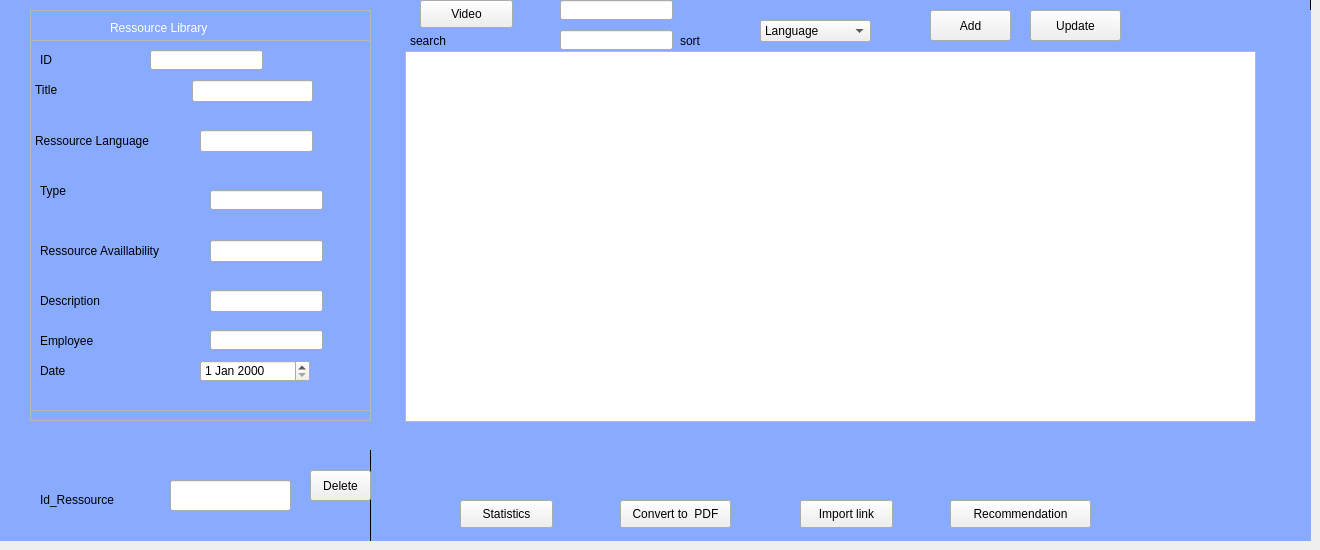
    <widget class="QWidget" name="tab">
     <attribute name="title">
      <string>Tab 1</string>
     </attribute>
     <widget class="QFrame" name="sidebarFrame">
      <property name="geometry">
       <rect>
        <x>0</x>
        <y>0</y>
        <width>1311</width>
        <height>541</height>
       </rect>
      </property>
      <property name="styleSheet">
       <string notr="true">#sidebarFrame {
background: #8af;
border: none;
border-right: 1px solid black;
}</string>
      </property>
      <property name="frameShape">
       <enum>QFrame::StyledPanel</enum>
      </property>
      <property name="frameShadow">
       <enum>QFrame::Raised</enum>
      </property>
      <widget class="QFrame" name="frame">
       <property name="geometry">
        <rect>
         <x>30</x>
         <y>10</y>
         <width>341</width>
         <height>411</height>
        </rect>
       </property>
       <property name="styleSheet">
        <string notr="true">QFrame.SidebarFrame {
border-top-left-radius: 10px;
border-top-right-radius: 10px;
border: 1px solid black;
background: qlineargradient(x1: 0, y1: 0, x2: 0, y2: 1,
stop: 0 #56a, stop: 0.1 #016);
}

</string>
       </property>
       <property name="frameShape">
        <enum>QFrame::StyledPanel</enum>
       </property>
       <property name="frameShadow">
        <enum>QFrame::Raised</enum>
       </property>
       <property name="class" stdset="0">
        <string>SidebarFrame</string>
       </property>
       <widget class="QLabel" name="label">
        <property name="geometry">
         <rect>
          <x>80</x>
          <y>10</y>
          <width>191</width>
          <height>16</height>
         </rect>
        </property>
        <property name="styleSheet">
         <string notr="true">QLabel { color: white; }</string>
        </property>
        <property name="text">
         <string>Ressource Library</string>
        </property>
       </widget>
       <widget class="QFrame" name="frame_3">
        <property name="geometry">
         <rect>
          <x>0</x>
          <y>30</y>
          <width>341</width>
          <height>371</height>
         </rect>
        </property>
        <property name="styleSheet">
         <string notr="true">QFrame.SidebarFrame QLabel {
color: white;
font-weight: bold;
}

QFrame.SidebarInnerFrame {
background: white;
border: none;
border-top: 1px solid black;
}</string>
        </property>
        <property name="frameShape">
         <enum>QFrame::StyledPanel</enum>
        </property>
        <property name="frameShadow">
         <enum>QFrame::Raised</enum>
        </property>
        <property name="class" stdset="0">
         <string>SidebarInnerFrame</string>
        </property>
        <widget class="QLineEdit" name="TITLE">
         <property name="geometry">
          <rect>
           <x>162</x>
           <y>40</y>
           <width>121</width>
           <height>22</height>
          </rect>
         </property>
        </widget>
        <widget class="QLabel" name="label_2">
         <property name="geometry">
          <rect>
           <x>5</x>
           <y>40</y>
           <width>121</width>
           <height>20</height>
          </rect>
         </property>
         <property name="palette">
          <palette>
           <active>
            <colorrole role="WindowText">
             <brush brushstyle="SolidPattern">
              <color alpha="255">
               <red>0</red>
               <green>0</green>
               <blue>0</blue>
              </color>
             </brush>
            </colorrole>
            <colorrole role="Text">
             <brush brushstyle="SolidPattern">
              <color alpha="255">
               <red>0</red>
               <green>0</green>
               <blue>0</blue>
              </color>
             </brush>
            </colorrole>
            <colorrole role="ButtonText">
             <brush brushstyle="SolidPattern">
              <color alpha="255">
               <red>0</red>
               <green>0</green>
               <blue>0</blue>
              </color>
             </brush>
            </colorrole>
            <colorrole role="PlaceholderText">
             <brush brushstyle="NoBrush">
              <color alpha="128">
               <red>0</red>
               <green>0</green>
               <blue>0</blue>
              </color>
             </brush>
            </colorrole>
           </active>
           <inactive>
            <colorrole role="WindowText">
             <brush brushstyle="SolidPattern">
              <color alpha="255">
               <red>0</red>
               <green>0</green>
               <blue>0</blue>
              </color>
             </brush>
            </colorrole>
            <colorrole role="Text">
             <brush brushstyle="SolidPattern">
              <color alpha="255">
               <red>0</red>
               <green>0</green>
               <blue>0</blue>
              </color>
             </brush>
            </colorrole>
            <colorrole role="ButtonText">
             <brush brushstyle="SolidPattern">
              <color alpha="255">
               <red>0</red>
               <green>0</green>
               <blue>0</blue>
              </color>
             </brush>
            </colorrole>
            <colorrole role="PlaceholderText">
             <brush brushstyle="NoBrush">
              <color alpha="128">
               <red>0</red>
               <green>0</green>
               <blue>0</blue>
              </color>
             </brush>
            </colorrole>
           </inactive>
           <disabled>
            <colorrole role="WindowText">
             <brush brushstyle="SolidPattern">
              <color alpha="255">
               <red>0</red>
               <green>0</green>
               <blue>0</blue>
              </color>
             </brush>
            </colorrole>
            <colorrole role="Text">
             <brush brushstyle="SolidPattern">
              <color alpha="255">
               <red>0</red>
               <green>0</green>
               <blue>0</blue>
              </color>
             </brush>
            </colorrole>
            <colorrole role="ButtonText">
             <brush brushstyle="SolidPattern">
              <color alpha="255">
               <red>0</red>
               <green>0</green>
               <blue>0</blue>
              </color>
             </brush>
            </colorrole>
            <colorrole role="PlaceholderText">
             <brush brushstyle="NoBrush">
              <color alpha="128">
               <red>0</red>
               <green>0</green>
               <blue>0</blue>
              </color>
             </brush>
            </colorrole>
           </disabled>
          </palette>
         </property>
         <property name="contextMenuPolicy">
          <enum>Qt::DefaultContextMenu</enum>
         </property>
         <property name="styleSheet">
          <string notr="true">QLabel { color: black; }</string>
         </property>
         <property name="text">
          <string>Title</string>
         </property>
        </widget>
        <widget class="QLineEdit" name="RLANGUAGE">
         <property name="geometry">
          <rect>
           <x>170</x>
           <y>90</y>
           <width>113</width>
           <height>22</height>
          </rect>
         </property>
        </widget>
        <widget class="QLabel" name="label_3">
         <property name="geometry">
          <rect>
           <x>5</x>
           <y>90</y>
           <width>151</width>
           <height>21</height>
          </rect>
         </property>
         <property name="styleSheet">
          <string notr="true">QLabel { color: black; }</string>
         </property>
         <property name="text">
          <string>Ressource Language</string>
         </property>
        </widget>
        <widget class="QLabel" name="label_4">
         <property name="geometry">
          <rect>
           <x>10</x>
           <y>320</y>
           <width>91</width>
           <height>21</height>
          </rect>
         </property>
         <property name="styleSheet">
          <string notr="true">QLabel { color: black; }</string>
         </property>
         <property name="text">
          <string>Date</string>
         </property>
        </widget>
        <widget class="QDateEdit" name="RDATE">
         <property name="geometry">
          <rect>
           <x>170</x>
           <y>320</y>
           <width>110</width>
           <height>22</height>
          </rect>
         </property>
        </widget>
        <widget class="QLabel" name="label_6">
         <property name="geometry">
          <rect>
           <x>10</x>
           <y>140</y>
           <width>101</width>
           <height>21</height>
          </rect>
         </property>
         <property name="styleSheet">
          <string notr="true">QLabel { color: black; }</string>
         </property>
         <property name="text">
          <string>Type</string>
         </property>
        </widget>
        <widget class="QLabel" name="label_9">
         <property name="geometry">
          <rect>
           <x>10</x>
           <y>190</y>
           <width>101</width>
           <height>16</height>
          </rect>
         </property>
         <property name="styleSheet">
          <string notr="true">QLabel { color: black; }</string>
         </property>
         <property name="text">
          <string/>
         </property>
        </widget>
        <widget class="QLabel" name="label_7">
         <property name="geometry">
          <rect>
           <x>10</x>
           <y>200</y>
           <width>151</width>
           <height>21</height>
          </rect>
         </property>
         <property name="styleSheet">
          <string notr="true">QLabel { color: black; }</string>
         </property>
         <property name="text">
          <string>Ressource Availlability </string>
         </property>
        </widget>
        <widget class="QLineEdit" name="RAVAILIBILITY">
         <property name="geometry">
          <rect>
           <x>180</x>
           <y>200</y>
           <width>113</width>
           <height>22</height>
          </rect>
         </property>
        </widget>
        <widget class="QLabel" name="label_12">
         <property name="geometry">
          <rect>
           <x>10</x>
           <y>250</y>
           <width>151</width>
           <height>21</height>
          </rect>
         </property>
         <property name="styleSheet">
          <string notr="true">QLabel { color: black; }</string>
         </property>
         <property name="text">
          <string>Description </string>
         </property>
        </widget>
        <widget class="QLineEdit" name="RDESCRIPTION">
         <property name="geometry">
          <rect>
           <x>180</x>
           <y>250</y>
           <width>113</width>
           <height>22</height>
          </rect>
         </property>
        </widget>
        <widget class="QLineEdit" name="RTYPE">
         <property name="geometry">
          <rect>
           <x>180</x>
           <y>150</y>
           <width>113</width>
           <height>20</height>
          </rect>
         </property>
        </widget>
        <widget class="QLabel" name="label_5">
         <property name="geometry">
          <rect>
           <x>10</x>
           <y>10</y>
           <width>121</width>
           <height>20</height>
          </rect>
         </property>
         <property name="palette">
          <palette>
           <active>
            <colorrole role="WindowText">
             <brush brushstyle="SolidPattern">
              <color alpha="255">
               <red>0</red>
               <green>0</green>
               <blue>0</blue>
              </color>
             </brush>
            </colorrole>
            <colorrole role="Text">
             <brush brushstyle="SolidPattern">
              <color alpha="255">
               <red>0</red>
               <green>0</green>
               <blue>0</blue>
              </color>
             </brush>
            </colorrole>
            <colorrole role="ButtonText">
             <brush brushstyle="SolidPattern">
              <color alpha="255">
               <red>0</red>
               <green>0</green>
               <blue>0</blue>
              </color>
             </brush>
            </colorrole>
            <colorrole role="PlaceholderText">
             <brush brushstyle="NoBrush">
              <color alpha="128">
               <red>0</red>
               <green>0</green>
               <blue>0</blue>
              </color>
             </brush>
            </colorrole>
           </active>
           <inactive>
            <colorrole role="WindowText">
             <brush brushstyle="SolidPattern">
              <color alpha="255">
               <red>0</red>
               <green>0</green>
               <blue>0</blue>
              </color>
             </brush>
            </colorrole>
            <colorrole role="Text">
             <brush brushstyle="SolidPattern">
              <color alpha="255">
               <red>0</red>
               <green>0</green>
               <blue>0</blue>
              </color>
             </brush>
            </colorrole>
            <colorrole role="ButtonText">
             <brush brushstyle="SolidPattern">
              <color alpha="255">
               <red>0</red>
               <green>0</green>
               <blue>0</blue>
              </color>
             </brush>
            </colorrole>
            <colorrole role="PlaceholderText">
             <brush brushstyle="NoBrush">
              <color alpha="128">
               <red>0</red>
               <green>0</green>
               <blue>0</blue>
              </color>
             </brush>
            </colorrole>
           </inactive>
           <disabled>
            <colorrole role="WindowText">
             <brush brushstyle="SolidPattern">
              <color alpha="255">
               <red>0</red>
               <green>0</green>
               <blue>0</blue>
              </color>
             </brush>
            </colorrole>
            <colorrole role="Text">
             <brush brushstyle="SolidPattern">
              <color alpha="255">
               <red>0</red>
               <green>0</green>
               <blue>0</blue>
              </color>
             </brush>
            </colorrole>
            <colorrole role="ButtonText">
             <brush brushstyle="SolidPattern">
              <color alpha="255">
               <red>0</red>
               <green>0</green>
               <blue>0</blue>
              </color>
             </brush>
            </colorrole>
            <colorrole role="PlaceholderText">
             <brush brushstyle="NoBrush">
              <color alpha="128">
               <red>0</red>
               <green>0</green>
               <blue>0</blue>
              </color>
             </brush>
            </colorrole>
           </disabled>
          </palette>
         </property>
         <property name="contextMenuPolicy">
          <enum>Qt::DefaultContextMenu</enum>
         </property>
         <property name="styleSheet">
          <string notr="true">QLabel { color: black; }</string>
         </property>
         <property name="text">
          <string>ID</string>
         </property>
        </widget>
        <widget class="QLineEdit" name="res">
         <property name="geometry">
          <rect>
           <x>120</x>
           <y>10</y>
           <width>113</width>
           <height>20</height>
          </rect>
         </property>
        </widget>
        <widget class="QLabel" name="label_13">
         <property name="geometry">
          <rect>
           <x>10</x>
           <y>290</y>
           <width>151</width>
           <height>21</height>
          </rect>
         </property>
         <property name="styleSheet">
          <string notr="true">QLabel { color: black; }</string>
         </property>
         <property name="text">
          <string>Employee</string>
         </property>
        </widget>
        <widget class="QLineEdit" name="ID_EMPLOYEE">
         <property name="geometry">
          <rect>
           <x>180</x>
           <y>290</y>
           <width>113</width>
           <height>20</height>
          </rect>
         </property>
        </widget>
       </widget>
      </widget>
      <widget class="QFrame" name="SideBarFrame">
       <property name="geometry">
        <rect>
         <x>400</x>
         <y>10</y>
         <width>1011</width>
         <height>621</height>
        </rect>
       </property>
       <property name="styleSheet">
        <string notr="true">#SideBarFrame {
background: #8af;
border: none;
border-right: 1px solid black;
}</string>
       </property>
       <property name="frameShape">
        <enum>QFrame::StyledPanel</enum>
       </property>
       <property name="frameShadow">
        <enum>QFrame::Raised</enum>
       </property>
       <widget class="QPushButton" name="pushButton_add">
        <property name="geometry">
         <rect>
          <x>530</x>
          <y>0</y>
          <width>81</width>
          <height>31</height>
         </rect>
        </property>
        <property name="text">
         <string>Add</string>
        </property>
       </widget>
       <widget class="QPushButton" name="pushButton_update">
        <property name="geometry">
         <rect>
          <x>630</x>
          <y>0</y>
          <width>91</width>
          <height>31</height>
         </rect>
        </property>
        <property name="text">
         <string>Update</string>
        </property>
       </widget>
       <widget class="QPushButton" name="pushButton_PDF">
        <property name="geometry">
         <rect>
          <x>220</x>
          <y>490</y>
          <width>111</width>
          <height>28</height>
         </rect>
        </property>
        <property name="text">
         <string>Convert to  PDF</string>
        </property>
       </widget>
       <widget class="QPushButton" name="pushButton_5">
        <property name="geometry">
         <rect>
          <x>400</x>
          <y>490</y>
          <width>93</width>
          <height>28</height>
         </rect>
        </property>
        <property name="text">
         <string>Import link</string>
        </property>
       </widget>
       <widget class="QPushButton" name="pushButton_6">
        <property name="geometry">
         <rect>
          <x>550</x>
          <y>490</y>
          <width>141</width>
          <height>28</height>
         </rect>
        </property>
        <property name="text">
         <string>Recommendation</string>
        </property>
       </widget>
       <widget class="QPushButton" name="pushButton_7">
        <property name="geometry">
         <rect>
          <x>60</x>
          <y>490</y>
          <width>93</width>
          <height>28</height>
         </rect>
        </property>
        <property name="text">
         <string>Statistics</string>
        </property>
       </widget>
       <widget class="QTableView" name="tableView">
        <property name="geometry">
         <rect>
          <x>5</x>
          <y>41</y>
          <width>851</width>
          <height>371</height>
         </rect>
        </property>
       </widget>
       <widget class="QLineEdit" name="lineEdit_recherche">
        <property name="geometry">
         <rect>
          <x>160</x>
          <y>20</y>
          <width>113</width>
          <height>20</height>
         </rect>
        </property>
       </widget>
       <widget class="QLabel" name="label_8">
        <property name="geometry">
         <rect>
          <x>10</x>
          <y>20</y>
          <width>151</width>
          <height>21</height>
         </rect>
        </property>
        <property name="styleSheet">
         <string notr="true">QLabel { color: black; }</string>
        </property>
        <property name="text">
         <string>search</string>
        </property>
       </widget>
       <widget class="QLabel" name="label_10">
        <property name="geometry">
         <rect>
          <x>280</x>
          <y>20</y>
          <width>151</width>
          <height>21</height>
         </rect>
        </property>
        <property name="styleSheet">
         <string notr="true">QLabel { color: black; }</string>
        </property>
        <property name="text">
         <string>sort</string>
        </property>
       </widget>
       <widget class="QComboBox" name="comboBox_sort">
        <property name="geometry">
         <rect>
          <x>360</x>
          <y>10</y>
          <width>111</width>
          <height>22</height>
         </rect>
        </property>
        <item>
         <property name="text">
          <string>Language</string>
         </property>
        </item>
        <item>
         <property name="text">
          <string>Availability</string>
         </property>
        </item>
        <item>
         <property name="text">
          <string>Type</string>
         </property>
        </item>
       </widget>
      </widget>
      <widget class="QFrame" name="frame_4">
       <property name="geometry">
        <rect>
         <x>40</x>
         <y>450</y>
         <width>331</width>
         <height>91</height>
        </rect>
       </property>
       <property name="styleSheet">
        <string notr="true">#frame_4 {
background: #8af;
border: none;
border-right: 1px solid black;
}</string>
       </property>
       <property name="frameShape">
        <enum>QFrame::StyledPanel</enum>
       </property>
       <property name="frameShadow">
        <enum>QFrame::Raised</enum>
       </property>
       <widget class="QLineEdit" name="del">
        <property name="geometry">
         <rect>
          <x>130</x>
          <y>30</y>
          <width>121</width>
          <height>31</height>
         </rect>
        </property>
       </widget>
       <widget class="QLabel" name="label_14">
        <property name="geometry">
         <rect>
          <x>0</x>
          <y>40</y>
          <width>131</width>
          <height>20</height>
         </rect>
        </property>
        <property name="text">
         <string>Id_Ressource</string>
        </property>
       </widget>
       <widget class="QPushButton" name="pushButton_delete">
        <property name="geometry">
         <rect>
          <x>270</x>
          <y>20</y>
          <width>61</width>
          <height>31</height>
         </rect>
        </property>
        <property name="text">
         <string>Delete</string>
        </property>
       </widget>
       <widget class="QLabel" name="label_15">
        <property name="geometry">
         <rect>
          <x>10</x>
          <y>-25</y>
          <width>81</width>
          <height>31</height>
         </rect>
        </property>
        <property name="text">
         <string>Delete</string>
        </property>
       </widget>
      </widget>
      <widget class="QPushButton" name="video">
       <property name="geometry">
        <rect>
         <x>420</x>
         <y>0</y>
         <width>93</width>
         <height>28</height>
        </rect>
       </property>
       <property name="text">
        <string>Video</string>
       </property>
      </widget>
      <widget class="QLineEdit" name="arduinoo">
       <property name="geometry">
        <rect>
         <x>560</x>
         <y>0</y>
         <width>113</width>
         <height>20</height>
        </rect>
       </property>
      </widget>
     </widget>
    </widget>
